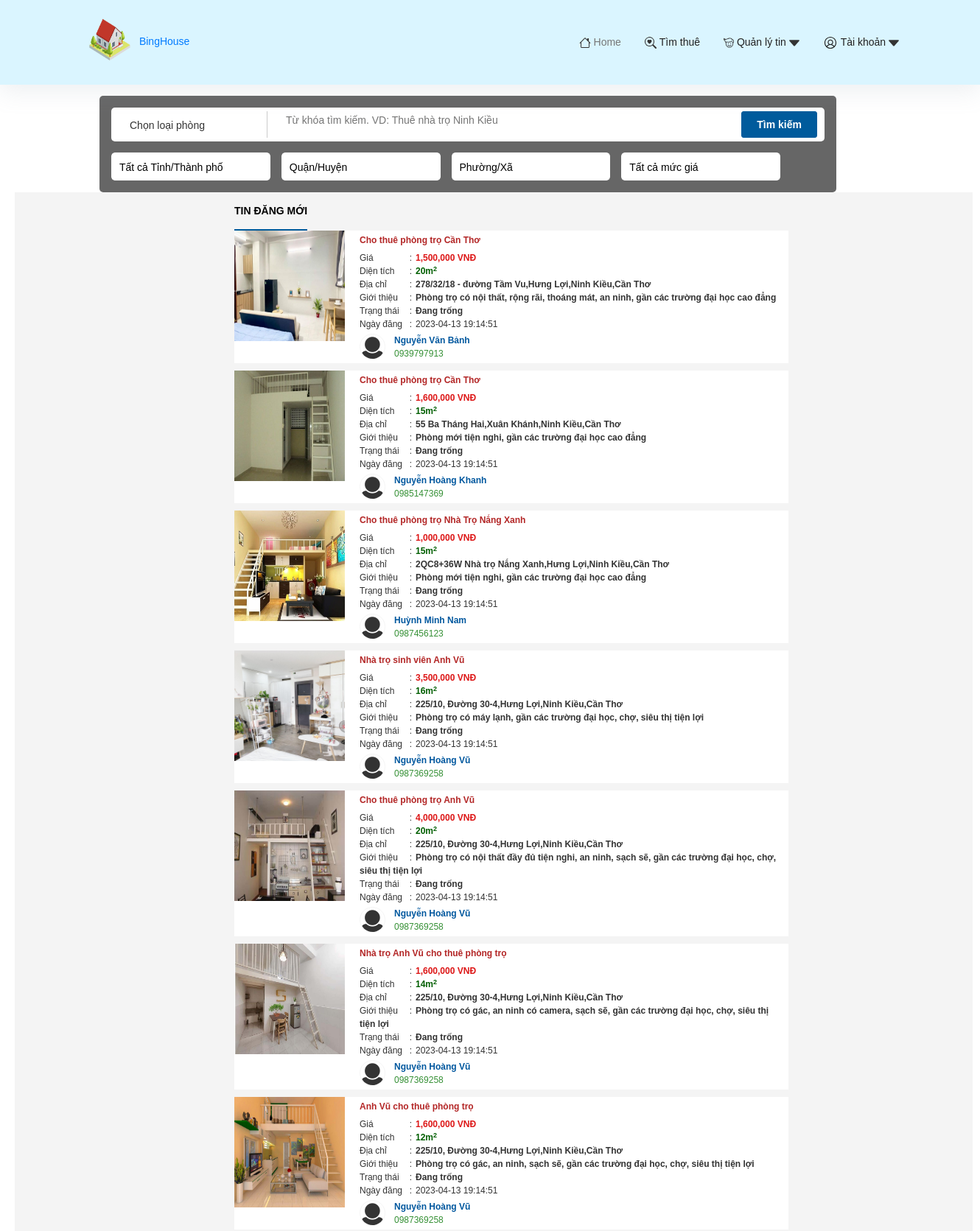
The page / (upper part) on the database its author committed.
### tables this page shows
CREATE TABLE `baiviet` (
  `ID_BAIVIET` int(11) NOT NULL,
  `ID_KHUTRO` int(11) NOT NULL,
  `TIEUDE` varchar(100) NOT NULL,
  `GIOITHIEUBAIVIET` varchar(255) NOT NULL,
  `STT` int(11) DEFAULT NULL,
  `NGAYDANG` datetime NOT NULL DEFAULT current_timestamp(),
  `ID_TIN` int(11) DEFAULT 2
);

CREATE TABLE `giathuephong` (
  `ID_KHUTRO` int(11) NOT NULL,
  `ID_LP` int(11) NOT NULL,
  `GIA` float NOT NULL
);

CREATE TABLE `loaiphong` (
  `ID_LP` int(11) NOT NULL,
  `TENLOAIPHONG` varchar(30) NOT NULL,
  `SONGUOIOTOIDA` int(11) NOT NULL,
  `DIENTICH` float NOT NULL
);

CREATE TABLE `khutro` (
  `ID_KHUTRO` int(11) NOT NULL,
  `ID_XA` int(11) NOT NULL,
  `ID_CKT` int(11) NOT NULL,
  `TENKHUTRO` varchar(30) NOT NULL,
  `SONHA` varchar(100) NOT NULL,
  `LAT_TRO` varchar(50) NOT NULL,
  `LONG_TRO` varchar(50) NOT NULL
);

CREATE TABLE `xa` (
  `ID_XA` int(11) NOT NULL,
  `ID_HUYEN` int(11) NOT NULL,
  `TENXA` varchar(50) NOT NULL
);

CREATE TABLE `huyen` (
  `ID_HUYEN` int(11) NOT NULL,
  `ID_TINH` int(11) NOT NULL,
  `TENHUYEN` varchar(50) NOT NULL
);

CREATE TABLE `tinh` (
  `ID_TINH` int(11) NOT NULL,
  `TENTINH` varchar(50) NOT NULL
);

CREATE TABLE `trangthai` (
  `ID_TT` int(11) NOT NULL,
  `TENTT` varchar(20) NOT NULL
);

CREATE TABLE `chukhutro` (
  `ID_CKT` int(11) NOT NULL,
  `HOTEN` varchar(30) NOT NULL,
  `GIOITINH` varchar(5) NOT NULL,
  `SDT` char(10) NOT NULL,
  `TENDANGNHAP` varchar(30) NOT NULL,
  `MATKHAU` varchar(255) NOT NULL,
  `NGAYLAP` datetime NOT NULL DEFAULT current_timestamp()
);

### index.php (the view, shortened to what this page needs)
<!DOCTYPE html>
<?php
  include './config/config.php';
  $baiviet = "SELECT a.NGAYDANG, a.ID_BAIVIET,a.TIEUDE, a.GIOITHIEUBAIVIET, b.TENKHUTRO, e.TENXA, d.TENHUYEN, c.TENTINH, g.TENLOAIPHONG, g.SONGUOIOTOIDA, g.DIENTICH, p.TENPHONG, t.GIA, k.HINH, f.HOTEN, f.SDT, b.SONHA, l.TENTT
  from baiviet as a, khutro as b, tinh as c, huyen as d, xa as e, loaiphong as g, phong as p, giathuephong as t, hinh as k, chukhutro as f, trangthai as l, trangthaitin as o
  where a.ID_KHUTRO = b.ID_KHUTRO
  and a.ID_TIN = o.ID_TIN
  and a.STT = p.STT
  and b.ID_CKT = f.ID_CKT
  and b.ID_XA = e.ID_XA
  and e.ID_HUYEN = d.ID_HUYEN
  and d.ID_TINH = c.ID_TINH
  and t.ID_KHUTRO = b.ID_KHUTRO
  and t.ID_LP = g.ID_LP
  and k.STT= p.STT
  and p.ID_LP = g.ID_LP
  and l.ID_TT= p.ID_TT
  and o.ID_TIN = 1
  GROUP BY a.ID_BAIVIET DESC;";
  $baivietsql = mysqli_query($conn,$baiviet);
?>
<html lang="vi">
<?php
  include './incl/header.php'
  ?>
<div class="ssn_pw_filter" >
    <div class="box-cla-filter-pc-v2">
 <form class="f-body cla-filter" action="" method="get">
 <div class="row-main">
 <div class="item-filter has-icon border-r flex-none">
 <select name="iCat" class="f-form-input room">
 <option  value="0">Chọn loại phòng</option>
  </select>
 </div>
 <div class="item-filter">
 <input type="text" value="" id="input-form-search" placeholder="Từ khóa tìm kiếm. VD: Thuê nhà trọ Ninh Kiều" name="keyword" class="f-form-input" autocomplete="off">
 </div>
 <button type="submit" class="btn btn-primary" name = "submit">
 Tìm kiếm
 </button>
 </div>
 <div class="row-main-2">
 <div class="item-filter">
 <select name="iCitId" class="f-form-input tentinh" onchange="getDistrictClaFilter(this.value)">
 <option value="0">Tất cả Tỉnh/Thành phố</option>
  </select>
 </div>
 <div class="item-filter">
 <select name="iDisId" class="f-form-input city" onchange="getWardClaFilter(this.value)">
  <option value="">Quận/Huyện</option>
  </select>
 </div>
 <div class="item-filter">
 <select name="iWardId" class="f-form-input tinh">
  <option value="0">Phường/Xã</option>
 </select>
 </div>
 <div class="item-filter">
    <select class="f-form-input price" name="iPrice">
  <option selected="" value="0">
 Tất cả mức giá
 </option>
  </select>
 </div>
 <div class="option-reset" onclick="resetFilterCla()">
            <svg width="25px" height="25px" viewBox="0 0 24 24" class="mcon" fill="currentColor" xmlns="http://www.w3.org/2000/svg">
                <use xlink:href="/385/assets/images/icons.svg#refresh"></use>
            </svg>
 </div>
 </div>
 </form>
 </div>
<section class="ssn_container ssn_buy_sell fix_pos">
    <div class="ssn_pw home_buy_sell">
        <div class="listing">
        <strong class="label">TIN ĐĂNG MỚI</strong>
        <?php
        if(isset($_GET['submit'])){
          $keyword = $_GET['keyword'] ?? '';
        $iCat = $_GET['iCat'] ?? '';
        $iCitId = $_GET['iCitId'] ?? '';
        $iDisId = $_GET['iDisId'] ?? '';
        $iWardId = $_GET['iWardId'] ?? '';
        $iPrice = $_GET['iPrice'] ?? '';
        $sql = "SELECT *
                FROM baiviet as a, khutro as b, loaiphong as c, phong as d, tinh as e, huyen as h, xa as x, giathuephong as g, chukhutro as k, hinh as f, trangthai as t
                WHERE a.ID_KHUTRO = b.ID_KHUTRO
                and d.ID_TT = t.ID_TT
                AND b.ID_CKT = k.ID_CKT
                AND a.STT = d.STT
                AND b.ID_XA = x.ID_XA
                AND x.ID_HUYEN = h.ID_HUYEN
                AND h.ID_TINH = e.ID_TINH
                AND b.ID_KHUTRO = g.ID_KHUTRO
                AND c.ID_LP = g.ID_LP
                AND d.ID_KHUTRO = b.ID_KHUTRO
                AND f.STT = d.STT
                AND d.ID_LP = c.ID_LP";
        if (!empty($keyword)) {
            $sql .= " AND (a.TIEUDE LIKE '%$keyword%')";
        }
        if (!empty($iCat)) {
            $sql .= " AND c.ID_LP = '$iCat'";
        }
        if (!empty($iCitId)) {
            $sql .= " AND h.ID_TINH = '$iCitId'";
        }
        if (!empty($iDisId)) {
            $sql .= " AND x.ID_HUYEN = '$iDisId'";
        }
        if (!empty($iWardId)) {
            $sql .= " AND b.ID_XA = '$iWardId'";
        }
        if (!empty($iPrice)) {
            $sql .= " AND g.GIA = '$iPrice'";
        }
        $result = mysqli_query($conn, $sql);
        while ($row1 = mysqli_fetch_assoc($result)) {
            ?>
              <div class="home_listing">
                              <div class=" item" style="height:auto">
                  <a class="img_r " href="chitiet.php?ID_BAIVIET=<?php echo $row1['ID_BAIVIET'] ?>" title="<?php echo $row1['TIEUDE'] ?> ">
                                                                       <img src="./ha_phong/<?php echo $row1['HINH'] ?>" style="width:150px; height:150px" alt="Cần bán 25x45= 1125m2 đất gần khu công nghiệp, ngay chợ dân đông. giá 290tr/5x45m">
                                              </a>
                  <div class="info">
                      <h3>
                          <a class="name-vip title" href="chitiet.php?ID_BAIVIET=<?php echo $row1['ID_BAIVIET'] ?>" title="<?php echo $row1['TIEUDE'] ?>">
                          <?php echo $row1['TIEUDE'] ?>                          </a>
                      </h3>
                      <div class="if">
                          <span class="label"> Giá </span>
                                                              <strong class="f3b1abed9c57992b822e259ef8c7ac1f price"><?php echo number_format ($row1['GIA']) .' VNĐ'?></strong>                                                            </div>
                                                      <div class="if">
                              <span class="label"> Diện tích </span>
                                                                      <div class="acreage"><strong><?php echo $row1['DIENTICH'] ?>m<sup>2</sup></strong></div>
                                                              </div>
                                                      <div class="if">
                          <span class="label"> Địa chỉ </span>
                          <div class="address"><strong><?php echo $row1['SONHA'] ?>,<?php echo $row1['TENXA'] ?>,<?php echo $row1['TENHUYEN'] ?>,<?php echo $row1['TENTINH'] ?></strong></div>
                      </div>
                      <div class="if">
                          <span class="label">Giới thiệu </span>
                          <div class="address"><strong><?php echo $row1['GIOITHIEUBAIVIET'] ?></strong></div>
                      </div>
                      <div class="if">
                          <span class="label">Trạng thái </span>
                          <div class="address"><strong><?php echo $row1['TENTT'] ?></strong></div>
                      </div>
                      <div class="if">
                          <span class="label"> Ngày đăng </span>
                          <div class="address"><strong><?php echo $row1['NGAYDANG'] ?></strong></div>
                      </div>
                      <div class="info_user_home" >
                          <div class="user_name">
                              <div class="user_avatar" style ="background-color:white">
                              <i class="fa fa-user" style="font-size:48px;"></i>
                                                                      </div>
                              <div class="avatar_name">
                                  <span class="phone_name" title="Thị Kim"><?php echo $row1['HOTEN'] ?></span>
                                                                              <span class="phone_number"> <?php echo $row1['SDT'] ?> </span>
                                                                      </div>
                          </div>
                      </div>
                  </div>
              </div>
        </div>
            <?php }
        }
      else{
                if (($baivietsql)) {?>
                  <?php foreach ($baivietsql as $key => $row){?>
                    <div class="home_listing">
                                    <div class=" item" style="height:auto">
                        <a class="img_r " href="chitiet.php?ID_BAIVIET=<?php echo $row['ID_BAIVIET'] ?>" title="<?php echo $row['TIEUDE'] ?> ">
                                                                             <img src="./ha_phong/<?php echo $row['HINH'] ?>" style="width:150px; height:150px" alt="Cần bán 25x45= 1125m2 đất gần khu công nghiệp, ngay chợ dân đông. giá 290tr/5x45m">
                                                    </a>
                        <div class="info">
                            <h3>
                                <a class="name-vip title" href="chitiet.php?ID_BAIVIET=<?php echo $row['ID_BAIVIET'] ?>" title="<?php echo $row['TIEUDE'] ?>">
                                <?php echo $row['TIEUDE'] ?>                          </a>
                            </h3>
                            <div class="if">
                                <span class="label"> Giá </span>
                                                                    <strong class="f3b1abed9c57992b822e259ef8c7ac1f price"><?php echo number_format ($row['GIA']) .' VNĐ'?></strong>                                                            </div>
                                                            <div class="if">
                                    <span class="label"> Diện tích </span>
                                                                            <div class="acreage"><strong><?php echo $row['DIENTICH'] ?>m<sup>2</sup></strong></div>
                                                                    </div>
                                                            <div class="if">
                                <span class="label"> Địa chỉ </span>
                                <div class="address"><strong><?php echo $row['SONHA'] ?>,<?php echo $row['TENXA'] ?>,<?php echo $row['TENHUYEN'] ?>,<?php echo $row['TENTINH'] ?></strong></div>
                            </div>
                            <div class="if">
                          <span class="label">Giới thiệu </span>
                          <div class="address"><strong><?php echo $row['GIOITHIEUBAIVIET'] ?></strong></div>
                      </div>
                      <div class="if">
                          <span class="label">Trạng thái   </span>
                          <div class="address"><strong><?php echo $row['TENTT'] ?></strong></div>
                      </div>
                            <div class="if">
                                <span class="label"> Ngày đăng </span>
                                <div class="address"><?php echo $row['NGAYDANG'] ?></div>
                            </div>
                            <div class="info_user_home" >
                                <div class="user_name">
                                <div class="user_avatar" style ="background-color:white">
                              <i  class="fa fa-user" style="font-size:48px;"></i>
                                                                      </div>
                                    <div class="avatar_name">
                                        <span class="phone_name" title="Thị Kim"><?php echo $row['HOTEN'] ?></span>
                                                                                    <span class="phone_number"> <?php echo $row['SDT'] ?> </span>
                                                                            </div>
                                </div>
                            </div>
                        </div>
                    </div>
</div>
                  <?php } }}
                  ?>
</div>
    </div>
</section>
</body>
</html>

### css/footer.css (style rules this page uses)
.ssn_container, .ssn_pw_filter { display: block; min-width: 1300px; width: 100%; }
.ssn_container { padding: 0 170px; }
* { box-sizing: border-box; }
* { -webkit-box-orient: vertical; }
.ssn_pw { margin: 0 auto; max-width: 1000px; width: 100%; }
div { display: block; }
b, h1, h2, h3, h4, h5, h6, p, strong { margin: 0; padding: 0; }
strong { font-weight: bold; }
i { font-style: italic; }
body, html { background: #fff; color: #333; font-family: Tahoma,sans-serif; height: 100%; margin: 0; padding: 0; width: 100%; }

### rows shown on the page
baiviet: shows a picture, TIEUDE "Cho thuê phòng trọ Cần Thơ", giathuephong.GIA "1,500,000", loaiphong.DIENTICH "20", ID_KHUTRO.SONHA "278/32/18 - đường Tầm Vu", xa.TENXA "Hưng Lợi", huyen.TENHUYEN "Ninh Kiều", tinh.TENTINH "Cần Thơ", GIOITHIEUBAIVIET "Phòng trọ có nội thất, rộng rãi, thoáng mát, an ninh, gần các trường đại học cao đẳng", trangthai.TENTT "Đang trống", NGAYDANG "2023-04-13 19:14:51", chukhutro.HOTEN "Nguyễn Văn Bảnh", chukhutro.SDT "0939797913"
baiviet: shows a picture, TIEUDE "Cho thuê phòng trọ Cần Thơ", giathuephong.GIA "1,600,000", loaiphong.DIENTICH "15", ID_KHUTRO.SONHA "55 Ba Tháng Hai", xa.TENXA "Xuân Khánh", huyen.TENHUYEN "Ninh Kiều", tinh.TENTINH "Cần Thơ", GIOITHIEUBAIVIET "Phòng mới tiện nghi, gần các trường đại học cao đẳng", trangthai.TENTT "Đang trống", NGAYDANG "2023-04-13 19:14:51", chukhutro.HOTEN "Nguyễn Hoàng Khanh", chukhutro.SDT "0985147369"
baiviet: shows a picture, TIEUDE "Cho thuê phòng trọ Nhà Trọ Nắng Xanh", giathuephong.GIA "1,000,000", loaiphong.DIENTICH "15", ID_KHUTRO.SONHA "2QC8+36W Nhà trọ Nắng Xanh", xa.TENXA "Hưng Lợi", huyen.TENHUYEN "Ninh Kiều", tinh.TENTINH "Cần Thơ", GIOITHIEUBAIVIET "Phòng mới tiện nghi, gần các trường đại học cao đẳng", trangthai.TENTT "Đang trống", NGAYDANG "2023-04-13 19:14:51", chukhutro.HOTEN "Huỳnh Minh Nam", chukhutro.SDT "0987456123"
baiviet: shows a picture, TIEUDE "Nhà trọ sinh viên Anh Vũ", giathuephong.GIA "3,500,000", loaiphong.DIENTICH "16", ID_KHUTRO.SONHA "225/10, Đường 30-4", xa.TENXA "Hưng Lợi", huyen.TENHUYEN "Ninh Kiều", tinh.TENTINH "Cần Thơ", GIOITHIEUBAIVIET "Phòng trọ có máy lạnh, gần các trường đại học, chợ, siêu thị tiện lợi", trangthai.TENTT "Đang trống", NGAYDANG "2023-04-13 19:14:51", chukhutro.HOTEN "Nguyễn Hoàng Vũ", chukhutro.SDT "0987369258"
baiviet: shows a picture, TIEUDE "Cho thuê phòng trọ Anh Vũ", giathuephong.GIA "4,000,000", loaiphong.DIENTICH "20", ID_KHUTRO.SONHA "225/10, Đường 30-4", xa.TENXA "Hưng Lợi", huyen.TENHUYEN "Ninh Kiều", tinh.TENTINH "Cần Thơ", GIOITHIEUBAIVIET "Phòng trọ có nội thất đầy đủ tiện nghi, an ninh, sạch sẽ, gần các trường đại học, chợ, siêu thị tiện lợi", trangthai.TENTT "Đang trống", NGAYDANG "2023-04-13 19:14:51", chukhutro.HOTEN "Nguyễn Hoàng Vũ", chukhutro.SDT "0987369258"
baiviet: shows a picture, TIEUDE "Nhà trọ Anh Vũ cho thuê phòng trọ", giathuephong.GIA "1,600,000", loaiphong.DIENTICH "14", ID_KHUTRO.SONHA "225/10, Đường 30-4", xa.TENXA "Hưng Lợi", huyen.TENHUYEN "Ninh Kiều", tinh.TENTINH "Cần Thơ", GIOITHIEUBAIVIET "Phòng trọ có gác, an ninh có camera, sạch sẽ, gần các trường đại học, chợ, siêu thị tiện lợi", trangthai.TENTT "Đang trống", NGAYDANG "2023-04-13 19:14:51", chukhutro.HOTEN "Nguyễn Hoàng Vũ", chukhutro.SDT "0987369258"
baiviet: shows a picture, TIEUDE "Anh Vũ cho thuê phòng trọ", giathuephong.GIA "1,600,000", loaiphong.DIENTICH "12", ID_KHUTRO.SONHA "225/10, Đường 30-4", xa.TENXA "Hưng Lợi", huyen.TENHUYEN "Ninh Kiều", tinh.TENTINH "Cần Thơ", GIOITHIEUBAIVIET "Phòng trọ có gác, an ninh, sạch sẽ, gần các trường đại học, chợ, siêu thị tiện lợi", trangthai.TENTT "Đang trống", NGAYDANG "2023-04-13 19:14:51", chukhutro.HOTEN "Nguyễn Hoàng Vũ", chukhutro.SDT "0987369258"
